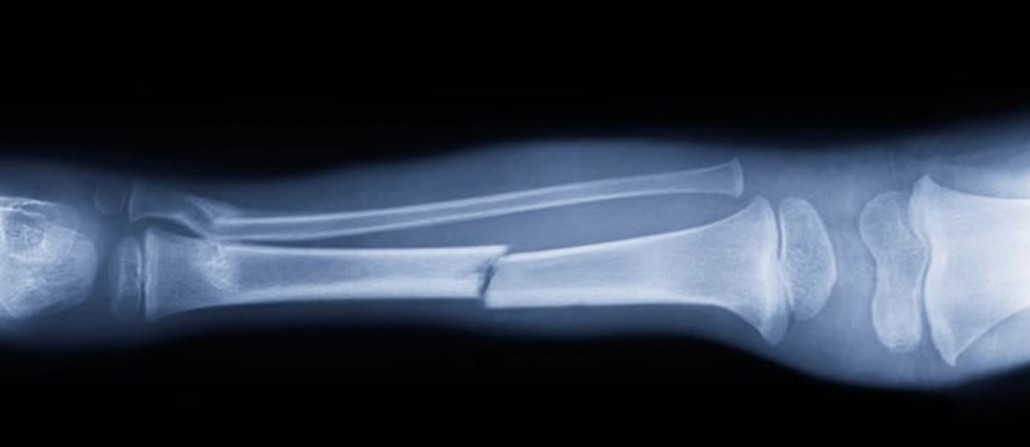
#> input picture chapter06/resources/bone.jpg, 1030 x 447 px
$ jupyter execute image-segmentation.ipynb   (older library calls are emulated)
#> lines starting #> are read from the running program, lines starting #| are printed output that depends on the picture; after the words box and inside, x2 and y2 are one past the last pixel; in counts of white or black regions, pixels touching at a corner belong together
[cell 1]
import matplotlib.pyplot as plt
from skimage import io
from skimage import restoration
from skimage import img_as_float
from skimage import feature
from skimage.transform import resize


im_bone=io.imread('resources/bone.jpg' ,as_grey=True)
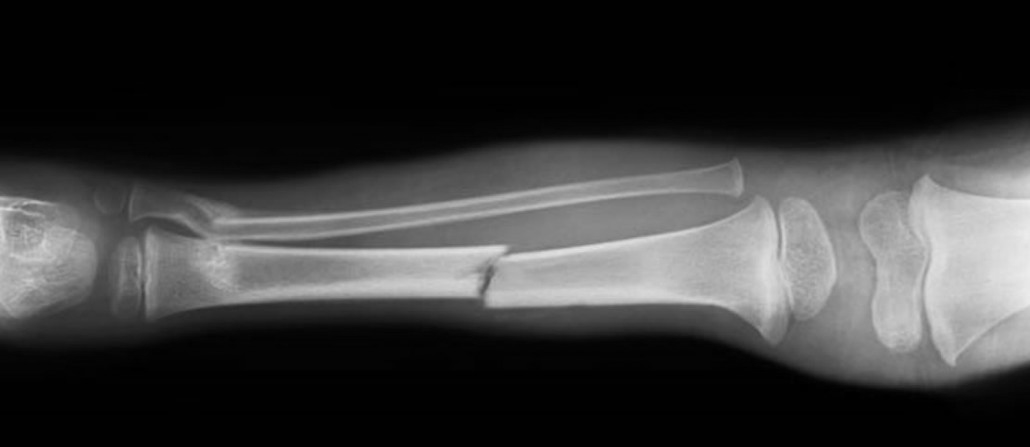
#> im_bone: shape (447, 1030) float64; min 0, max 0.934, mean 0.219
im_float_bone = img_as_float(im_bone)
im_denoised_bone = restoration.denoise_nl_means(im_float_bone, h=0.05  )
edges_bone = feature.canny(im_denoised_bone, sigma=0.2, low_threshold=0.07, \
                      high_threshold=0.18)
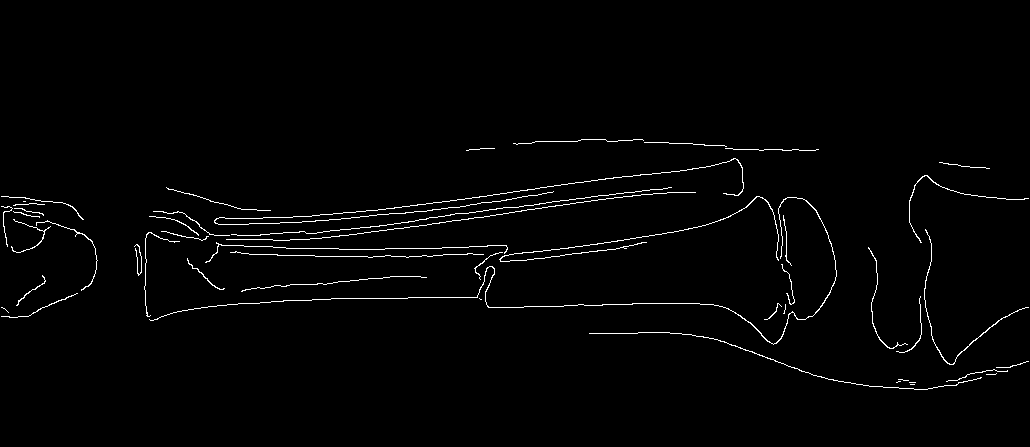
#> edges_bone: shape (447, 1030) bool; 1.6% white in thin lines or dots, all inside (x1, y1, x2, y2) = (1, 139, 1029, 390)

im_teeth =io.imread('resources/teeth.jpg' ,as_grey=True)
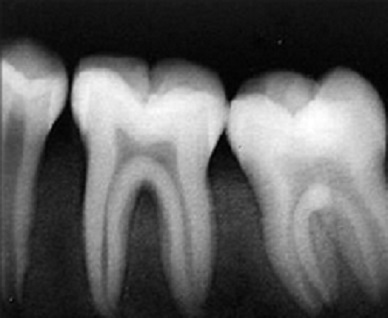
#> input picture chapter06/resources/teeth.jpg, 388 x 318 px
#> im_teeth is the input picture: shape (318, 388) float64; min 0, max 1, mean 0.37
im_teeth_resized=resize(im_teeth, (447, 1030))
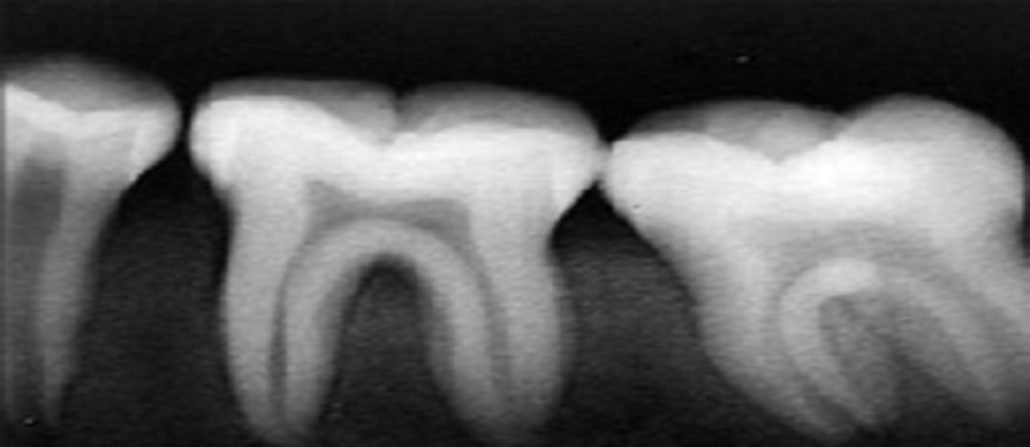
#> im_teeth_resized: shape (447, 1030) float64; min 0.00167, max 1, mean 0.37
im_float_teeth = img_as_float(im_teeth_resized)
im_denoised_teeth = restoration.denoise_nl_means(im_float_teeth, h=0.05  )
edges_teeth = feature.canny(im_denoised_teeth, sigma=0.2, low_threshold=0.07, \
                      high_threshold=0.18)
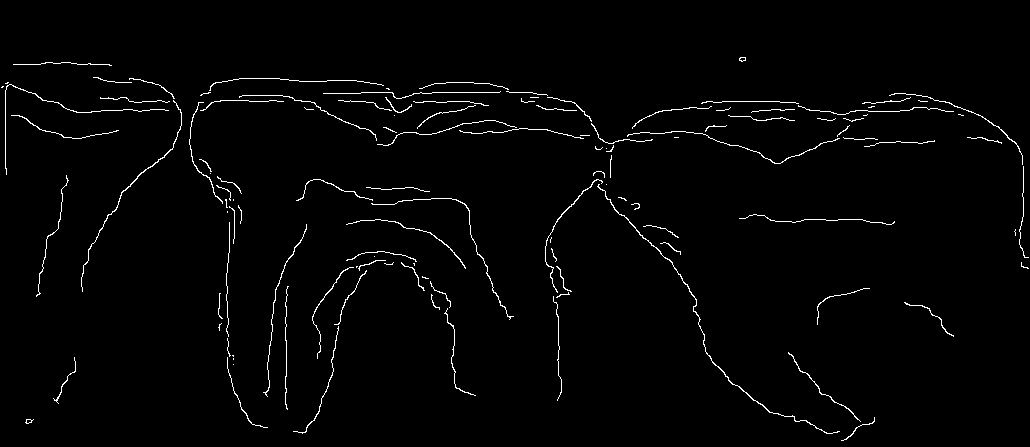
#> edges_teeth: shape (447, 1030) bool; 1.7% white in thin lines or dots, all inside (x1, y1, x2, y2) = (1, 57, 1029, 441)


fig, axes = plt.subplots(nrows=2, ncols=2, sharex=True, sharey=True,figsize=(16, 7),subplot_kw={'adjustable': 'box-forced'})
axes[0,0].imshow(im_denoised_bone, cmap='gray')
axes[0,0].set_xticks([]), axes[0,0].set_yticks([])
axes[0,0].set_title("Original:Arm X-Ray image")

axes[0,1].imshow(im_denoised_bone, cmap='gray')
axes[0,1].set_title("Arm X-Ray segmented image")
axes[0,1].contour(edges_bone)


axes[1,0].imshow(im_denoised_teeth, cmap='gray')
axes[1,0].set_xticks([]), axes[1,0].set_yticks([])
axes[1,0].set_title("Teeth X-ray")

axes[1,1].imshow(im_denoised_teeth, cmap='gray')
axes[1,1].set_title("Teeth segmented X-ray")
axes[1,1].contour(edges_teeth)


plt.tight_layout()
plt.show()
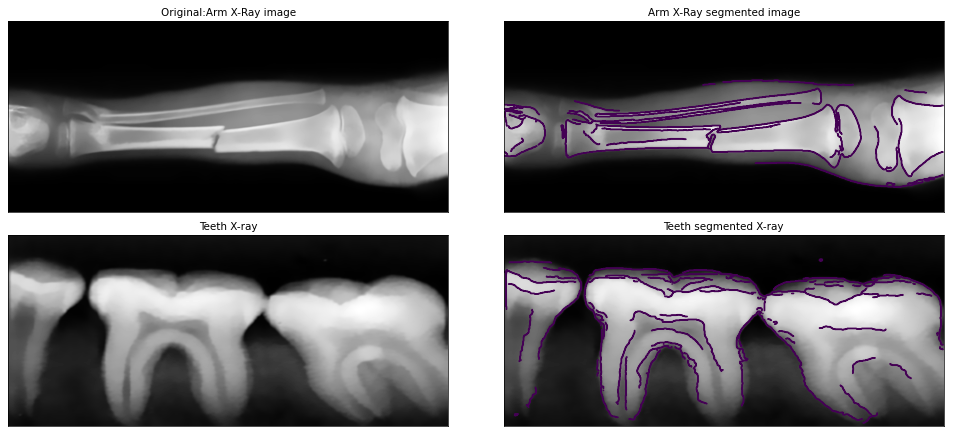
#> figure drawn by matplotlib, 4 panels
